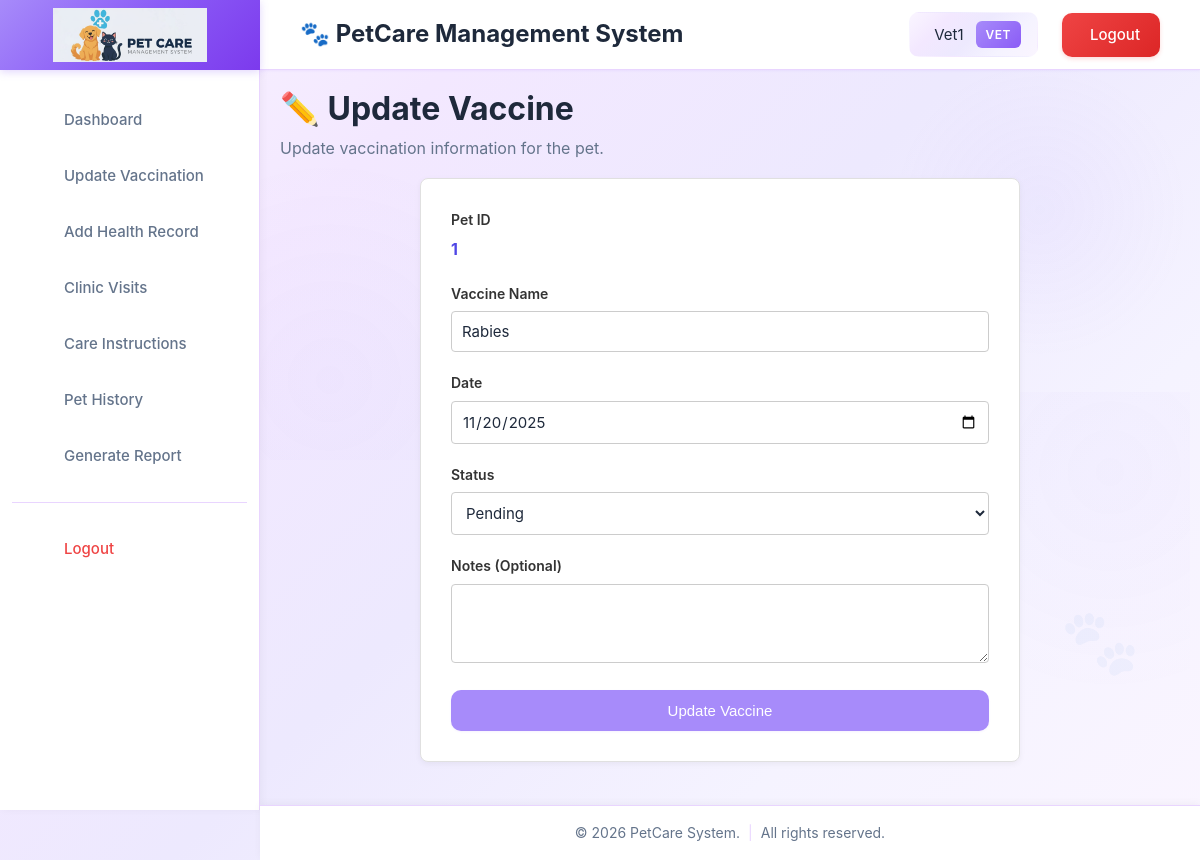
Page /vaccination/update_vaccine.php?id=1 (signed in) on the committed database.
### tables this page shows
CREATE TABLE IF NOT EXISTS vaccinations (
  id INT AUTO_INCREMENT PRIMARY KEY,
  pet_id INT NOT NULL,
  vaccine_name VARCHAR(100) NOT NULL,
  date DATE NOT NULL,
  status ENUM('Pending','Completed') DEFAULT 'Pending',
  notes TEXT,
  created_at TIMESTAMP DEFAULT CURRENT_TIMESTAMP,
  updated_at TIMESTAMP DEFAULT CURRENT_TIMESTAMP ON UPDATE CURRENT_TIMESTAMP,
  FOREIGN KEY (pet_id) REFERENCES pets(id) ON DELETE CASCADE
);

### vaccination/update_vaccine.php (the view, shortened to what this page needs)
<?php
include('../config/db.php');
$vaccine_id = $_GET['id'] ?? null;
$vaccine_data = null;
if ($vaccine_id) {
    $sql_fetch = "SELECT pet_id, vaccine_name, date, status, notes FROM vaccinations WHERE id = ?";
    $stmt_fetch = $conn->prepare($sql_fetch);
    if ($stmt_fetch) {
        $stmt_fetch->bind_param("i", $vaccine_id);
        $stmt_fetch->execute();
        $result = $stmt_fetch->get_result();
        if ($result->num_rows > 0) {
            $vaccine_data = $result->fetch_assoc();
        } else {
            $message = "Error: Vaccination record not found.";
            $vaccine_id = null;
        }
    } else {
        $message = "Database error preparing fetch statement.";
    }
} else {
    $message = "Error: No Vaccination ID provided for update.";
}
?>
<!DOCTYPE html>
<html lang="en">
<head>
<?php include('../includes/head.php'); ?>
</head>
<body>
<?php include('../includes/header.php'); ?>
<?php include('../includes/sidebar.php'); ?>
<div class="main-content">
    <h1 style="font-size: 2rem; font-weight: 700; color:#1e293b; margin-bottom: 8px;">
        ✏️ Update Vaccine
    </h1>
    <p style="color: #64748b;">Update vaccination information for the pet.</p>
    <div class="form-container">
        <?php if ($vaccine_data): ?>
        <form action="save_update.php" method="POST">
            <div class="form-group">
                <label>Pet ID</label>
                <p style="font-weight:700;color:#4f46e5;"><?= htmlspecialchars($vaccine_data['pet_id']) ?></p>
            </div>
            <div class="form-group">
                <label>Vaccine Name</label>
                <input type="text" name="vaccine_name" required
                       value="<?= htmlspecialchars($vaccine_data['vaccine_name']) ?>">
            </div>
            <div class="form-group">
                <label>Date</label>
                <input type="date" name="date" required
                       value="<?= htmlspecialchars($vaccine_data['date']) ?>">
            </div>
            <div class="form-group">
                <label>Status</label>
                <select name="status" required>
                    <?php
                        $options = ['Pending', 'Completed'];
                        foreach ($options as $opt) {
                            $sel = ($opt === $vaccine_data['status']) ? 'selected' : '';
                            echo "<option value='$opt' $sel>$opt</option>";
                        }
                    ?>
                </select>
            </div>
            <div class="form-group">
                <label>Notes (Optional)</label>
                <textarea name="notes" rows="3"><?= htmlspecialchars($vaccine_data['notes']) ?></textarea>
            </div>
            <button type="submit" class="btn btn-primary" style="width:100%;">Update Vaccine</button>
        </form>
        <?php else: ?>
            <p>Cannot load the vaccination record. Please check the ID and try again.</p>
        <?php endif; ?>
    </div>
</div>
<?php include('../includes/footer.php'); ?>
</body>
</html>

### assets/css/style.css (style rules this page uses)
:root { --primary-color: #a78bfa; --primary-hover: #8b5cf6; --secondary-color: #c4b5fd; --accent-color: #ddd6fe; --success-color: #10b981; --warning-color: #f59e0b; --danger-color: #ef4444; --info-color: #3b82f6; --bg-primary: #ffffff; --bg-secondary: linear-gradient(135deg, #faf5ff 0%, #f3e8ff 25%, #ede9fe 50%, #f5f3ff 75%, #faf5ff 100%); --bg-tertiary: #f5f3ff; --bg-hover: #faf5ff; --text-primary: #1e293b; --text-secondary: #64748b; --text-muted: #94a3b8; --border-color: #e9d5ff; --border-hover: #ddd6fe; --shadow-sm: 0 1px 2px 0 rgba(139, 92, 246, 0.08); --shadow-md: 0 4px 6px -1px rgba(139, 92, 246, 0.12), 0 2px 4px -1px rgba(139, 92, 246, 0.08); --shadow-lg: 0 10px 15px -3px rgba(139, 92, 246, 0.15), 0 4px 6px -2px rgba(139, 92, 246, 0.1); --shadow-xl: 0 20px 25px -5px rgba(139, 92, 246, 0.18), 0 10px 10px -5px rgba(139, 92, 246, 0.12); --transition-fast: 0.15s ease; --transition-base: 0.3s ease; --transition-slow: 0.5s ease; --radius-sm: 6px; --radius-md: 10px; --radius-lg: 12px; --radius-xl: 16px; --sidebar-width: 260px; --header-height: 70px; --footer-height: 50px; }
* { margin: 0; padding: 0; box-sizing: border-box; }
body { font-family: 'Inter', -apple-system, BlinkMacSystemFont, 'Segoe UI', 'Roboto', 'Oxygen', 'Ubuntu', 'Cantarell', sans-serif; background: linear-gradient(135deg, #faf5ff 0%, #f3e8ff 25%, #ede9fe 50%, #f5f3ff 75%, #faf5ff 100%); background-attachment: fixed; background-size: 100% 100%; color: var(--text-primary); line-height: 1.6; -webkit-font-smoothing: antialiased; -moz-osx-font-smoothing: grayscale; margin: 0; padding: 0; overflow-x: hidden; min-height: 100vh; }
h1, h2, h3, h4, h5, h6 { font-weight: 600; color: var(--text-primary); line-height: 1.2; margin-bottom: 0.5em; }
h1 { font-size: 2rem; }
p { margin-bottom: 1em; color: var(--text-secondary); }
button, .btn { display: inline-flex; align-items: center; justify-content: center; gap: 8px; padding: 12px 24px; border: none; border-radius: var(--radius-md); font-size: 0.9375rem; font-weight: 500; cursor: pointer; transition: all var(--transition-base); position: relative; overflow: hidden; background: var(--primary-color); color: white; box-shadow: var(--shadow-sm); }
button::before, .btn::before { content: ''; position: absolute; top: 50%; left: 50%; width: 0; height: 0; border-radius: 50%; background: rgba(255, 255, 255, 0.2); transform: translate(-50%, -50%); transition: width 0.6s, height 0.6s; }
.btn-primary { background: var(--primary-color); color: white; }
input[type="text"], input[type="email"], input[type="password"], input[type="number"], input[type="date"], input[type="time"], select, textarea { width: 100%; padding: 12px 16px; border: 2px solid var(--border-color); border-radius: var(--radius-md); font-size: 0.9375rem; color: var(--text-primary); background: var(--bg-primary); transition: all var(--transition-fast); font-family: inherit; }
label { display: block; margin-bottom: 8px; font-weight: 500; color: var(--text-primary); font-size: 0.875rem; }
.form-group { margin-bottom: 20px; }
.main-content { margin-left: var(--sidebar-width); padding-top: calc(var(--header-height) + 20px); padding-right: 30px; padding-bottom: calc(var(--footer-height) + 20px); padding-left: 30px; min-height: calc(100vh - var(--header-height) - var(--footer-height)); background: transparent; animation: fadeIn 0.4s ease-in; box-sizing: border-box; width: calc(100% - var(--sidebar-width)); max-width: 1400px; position: relative; }
.main-content::before { content: ''; position: absolute; top: 0; right: 0; width: 300px; height: 300px; background: radial-gradient(circle, rgba(167, 139, 250, 0.06) 0%, transparent 70%); border-radius: 50%; pointer-events: none; z-index: 0; }
.main-content::after { content: '🐾'; position: absolute; bottom: 100px; right: 50px; font-size: 4rem; opacity: 0.04; pointer-events: none; z-index: 0; animation: float 6s ease-in-out infinite; }
.main-content { background-image: radial-gradient(circle at 20% 80%, rgba(167, 139, 250, 0.03) 0%, transparent 50%), radial-gradient(circle at 80% 20%, rgba(139, 92, 246, 0.03) 0%, transparent 50%); background-size: 400px 400px, 400px 400px; background-position: top left, bottom right; background-repeat: no-repeat; }
.main-content > * { position: relative; z-index: 1; }
html { scroll-behavior: smooth; }

### rows in the picture
vaccinations: pet "1", vaccine_name "Rabies", date "11/20/2025"

### other values in the picture
$app_name "PetCare Management System"
$user_name "Vet1"
$user_role "VET"
form field status "Pending"
